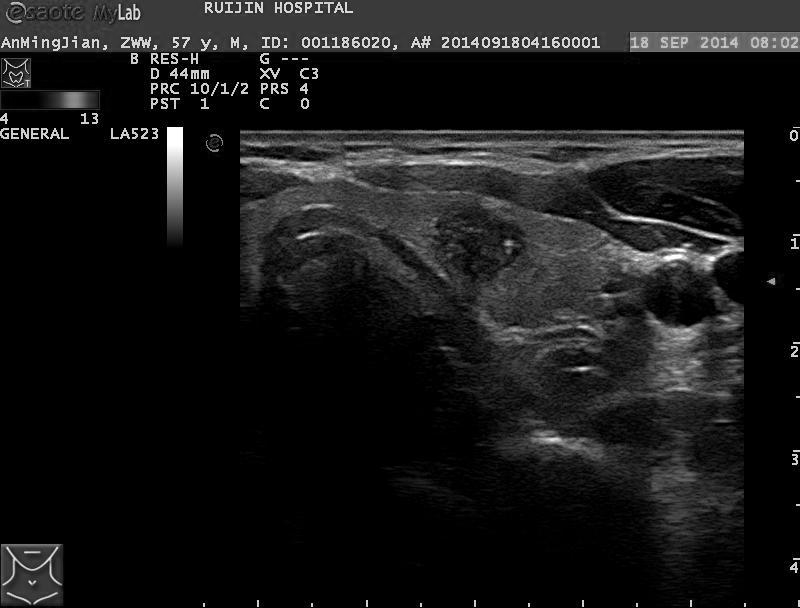
#> input picture input.png, 800 x 608 px
$ python -i shutil_clear.py   (imports and definitions only)   (older library calls are emulated)
#> lines starting #> are read from the running program, lines starting #| are printed output that depends on the picture
#> further down, picture is the input picture: shape (608, 800, 3); min 0, max 255, mean 24.2
import cv2
import numpy as np
import os

# [64 lines left out: function Water, not called in this run]

def sobel_demo(image):
    gray_x = cv2.Sobel(image, cv2.CV_32F, 1, 0)  # x方向一阶导数
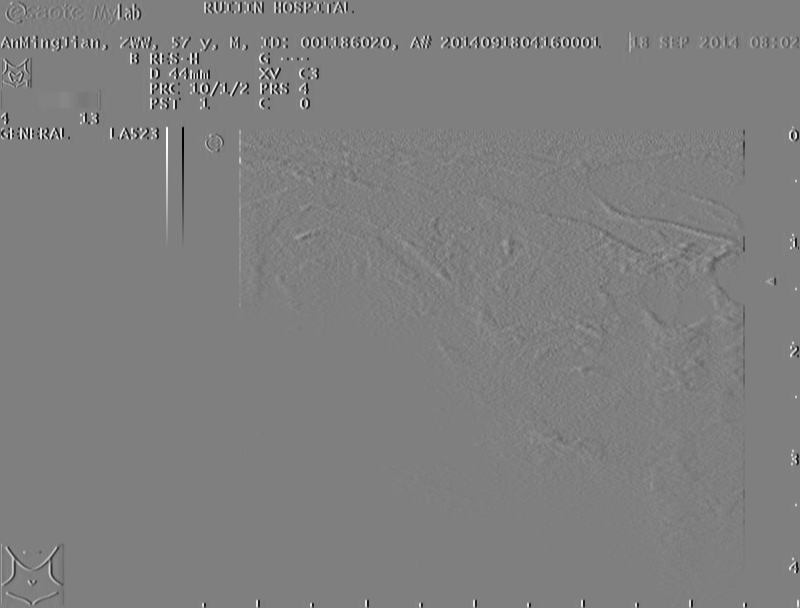
#> gray_x: shape (608, 800, 3) float32; min -1015, max 1014, mean 0; drawn with min black and max white
    gray_y = cv2.Sobel(image, cv2.CV_32F, 0, 1)  # y方向一阶导数
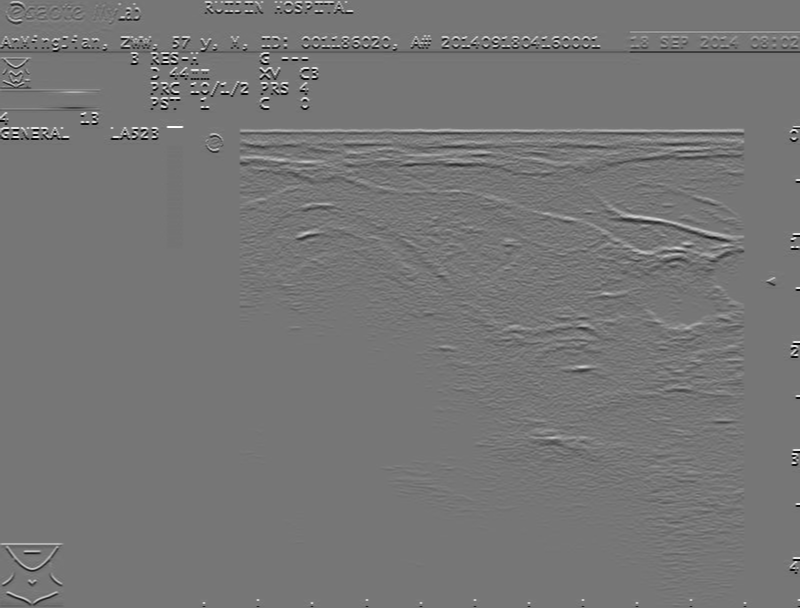
#> gray_y: shape (608, 800, 3) float32; min -887, max 1020, mean -0.7; drawn with min black and max white
    gradx = cv2.convertScaleAbs(gray_x)  # 转回原来的uint8形式
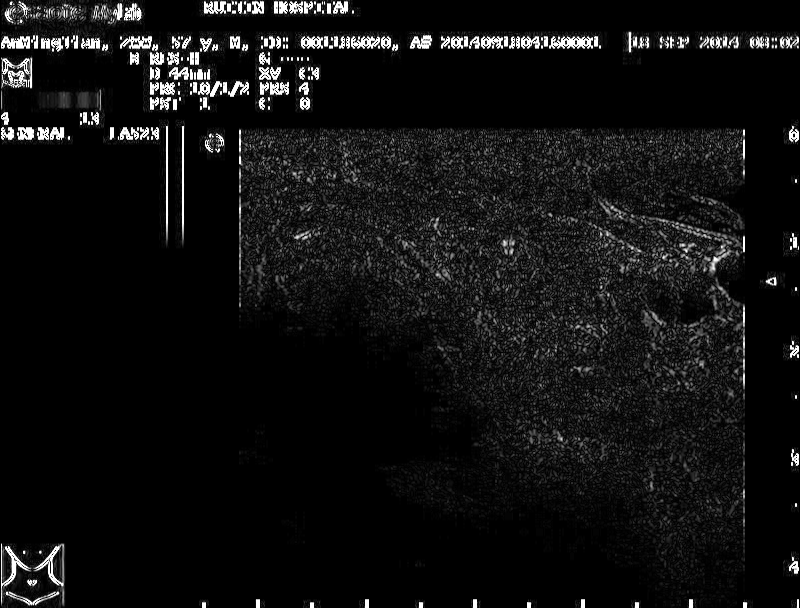
#> gradx: shape (608, 800, 3); min 0, max 255, mean 16.8
    grady = cv2.convertScaleAbs(gray_y)
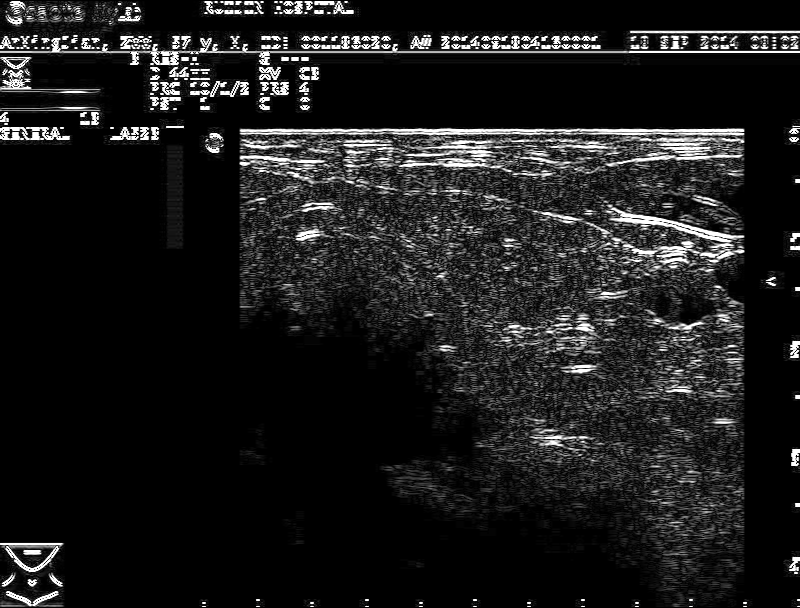
#> grady: shape (608, 800, 3); min 0, max 255, mean 27.9
    gradxy = cv2.addWeighted(gradx, 0.5, grady, 0.5, 0)  # 图像融合
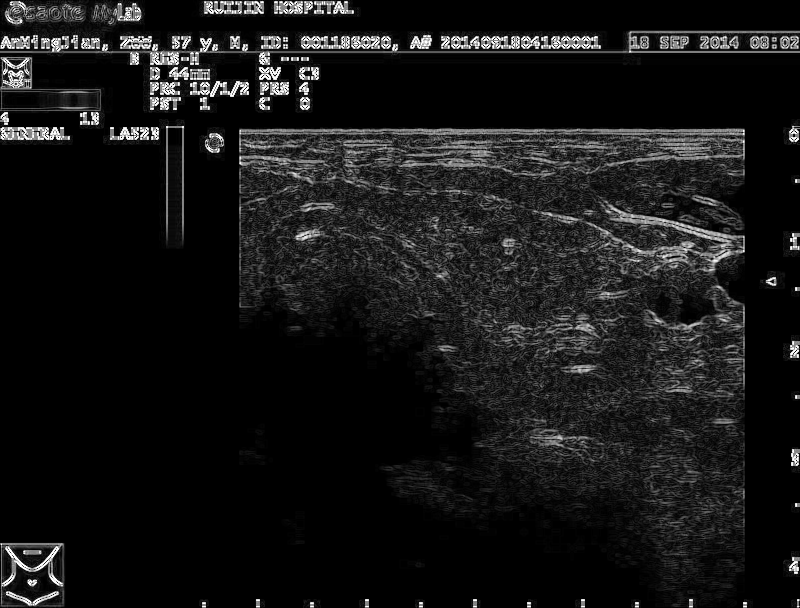
#> gradxy: shape (608, 800, 3); min 0, max 255, mean 22.4
    return gradxy


# Scharr算子是Sobel算子的增强版本
# [83 lines left out: functions scharr_demo, lapalian_demo, Collection, classify_clear, not called in this run]

>>> import cv2
>>> picture = cv2.imread('../input.png')
>>> result = sobel_demo(picture)
